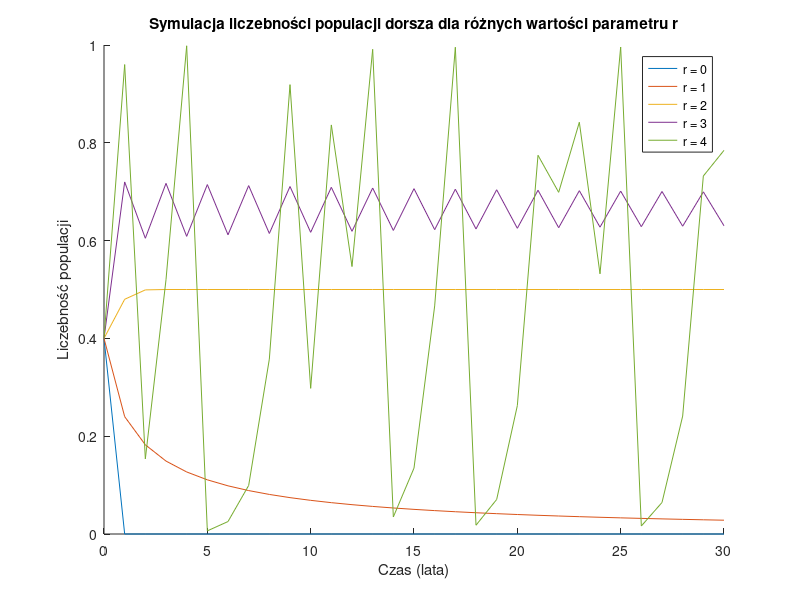

Write the MATLAB code that produced this figure.
% lata
liczba_krokow = 30;

% zakres r
wartosci_r = 0:1:4;

% war początkowy X(k0)
X0 = 0.4;

% 0 - 30 lat
czas = 0:liczba_krokow;   

% macierz do wyników
populacja = zeros(length(wartosci_r), liczba_krokow+1);

% Różne r
for j = 1:length(wartosci_r)
    r = wartosci_r(j); % przypisanie r
    X = zeros(1, liczba_krokow + 1);  
    X(1) = X0; 
    
    
    for k = 1:liczba_krokow
        % równanie
        X(k + 1) = r * X(k) * (1 - X(k));
    end
    
    populacja(j, :) = X;
end

% Wykresy
figure;
hold on;
for j = 1:length(wartosci_r)
    plot(czas, populacja(j, :), 'DisplayName', ['r = ' num2str(wartosci_r(j))]);
end
hold off;

% Legenda & opis
xlabel('Czas (lata)');
ylabel('Liczebność populacji');
title('Symulacja liczebności populacji dorsza dla różnych wartości parametru r');
legend show;
